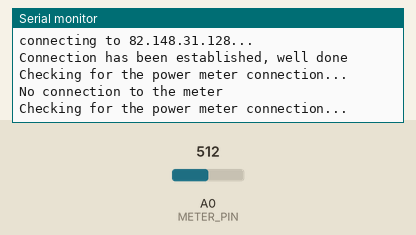
Recording of a sketch running on a simulated Arduino Uno, built with avr-gcc and run on an emulated ATmega328P. Parts: the last lines printed to the serial monitor. Inputs (shaded band) come from the test bench; at power-on: A0 (METER_PIN) = 512. WiFi joins after 1.5 s; servers stay silent unless stated; the local clock reads 2024-03-15 10:24:30 at power-on unless the sketch sets it; no MQTT or app messages arrive unless stated.

Above: at 5.9 s.
6.0 s: A0 (METER_PIN) set to 0
At 7.1 s:
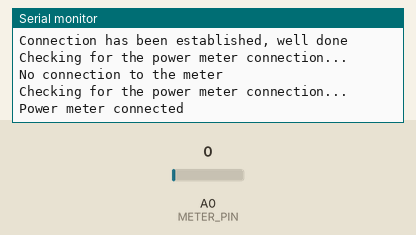
8.2 s: A0 (METER_PIN) set to 70
At 9.0 s:
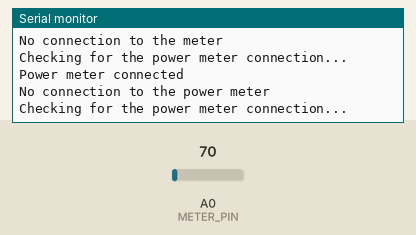

The sketch:

AnalogInput.ino
```cpp
#include <SPI.h>
#include <Ethernet.h>
#include <PubSubClient.h>
#include <ThreeWire.h>
#include <RtcDS1302.h>

ThreeWire myWire(7,6,8); // IO, SCLK, CE
RtcDS1302<ThreeWire> Rtc(myWire);

RtcDateTime startTime;
uint64_t totalSeconds = 0;

#define countof(a) (sizeof(a) / sizeof(a[0]))

void printDateTime(const RtcDateTime& dt)
{
    char datestring[20];

    snprintf_P(datestring,
            countof(datestring),
            PSTR("%02u/%02u/%04u %02u:%02u:%02u"),
            dt.Month(),
            dt.Day(),
            dt.Year(),
            dt.Hour(),
            dt.Minute(),
            dt.Second() );
    Serial.print(datestring);
}

const int CONNECTED_VALUE = 0; // Аналоговое значение, при котором счетчик подключен
const int METER_PIN = A0; // Пин для счетчика
const int GEAR_RATIO = 2000; // Передаточное число счетчика
const int IMPULSE_RATIO = 50; // Допустимое количество аналоговых значений, не равных значению подключения, при котором прерываение считается импульсом
const int CONNECTION_TIME = 200; // Время проверки подключения к счетчику
const int T = 3600; // секунд в часе

int sensorValue = 0;  // variable to store the value coming from the sensor
unsigned long connectionTimeMs = 0; // Время подключения счетчика
bool meterConnected = false;
bool impulseDetected = false;

int getImpulse() {
  sensorValue = analogRead(METER_PIN);
  int impulseValue = -1;

  if (sensorValue == CONNECTED_VALUE) {
    connectionTimeMs++;
    if (connectionTimeMs > CONNECTION_TIME) {
      connectionTimeMs = CONNECTION_TIME + 1;
      impulseValue = 0;
    }
  } else if (connectionTimeMs > CONNECTION_TIME) {
    int msCounter = 0;
    delay(300);

    for (int i = 0; i < CONNECTION_TIME; i++) {
      sensorValue = analogRead(METER_PIN);
      if (sensorValue != CONNECTED_VALUE) {
        msCounter++;
      }
    }

    if (msCounter < IMPULSE_RATIO) {
      impulseValue = 1;
      connectionTimeMs = CONNECTION_TIME + 1;
    } else {
      connectionTimeMs = 0;
    }
  }

  return impulseValue;
}

void setAnalogConnection() {
  Serial.println("Checking for the power meter connection...");

  // Стартовый прогон для проверки подключения
  for (int i = 0; i < 500; i++) {
    getImpulse();
  }

  if (getImpulse() < 0) {
    Serial.println("No connection to the meter");
    Serial.println("Checking for the power meter connection...");
  } else {
    Serial.println("Power meter connected");
    meterConnected = true;
  }
}
```

main.ino
```cpp
const long MINUTE = 60;
const long QUARTER_HOUR = 900;
const long HOUR = 3600;
const long DAY = 86400;

unsigned long impulseCounter = 0;
unsigned long minuteImpulseCounter = 0;
unsigned long quarterHourImpulseCounter = 0;
unsigned long hourImpulseCounter = 0;
unsigned long dayImpulseCounter = 0;

double minuteConsumption = 0.0;
double quarterHourConsumption = 0.0;
double hourConsumption = 0.0;
double dayConsumption = 0.0;
double totalConsumption = 3888.0;

const char minuteTopic[] = "mega_1/minuteConsumption";
const char quarterHourTopic[] = "mega_1/quarterHourConsumption";
const char hourTopic[] = "mega_1/hourConsumption";
const char dayTopic[] = "mega_1/dayConsumption";
const char totalTopic[] = "mega_1/totalConsumption";


// Ethernet and MQTT related objects
EthernetClient ethClient;
PubSubClient mqttClient(ethClient);

double getPowerConsumption(unsigned long n) {
  return 1000.0 * n / GEAR_RATIO;
}

void incImpulseCounter() {
  impulseCounter++;
  minuteImpulseCounter++;
  quarterHourImpulseCounter++;
  hourImpulseCounter++;
  dayImpulseCounter++;
}

void impulseOutPut(int impulseValue) {
  if (impulseValue > 0) {
    incImpulseCounter();
    Serial.println("impulse detected");
    impulseDetected = true;
  } else if (impulseValue == 0){
    if (!meterConnected /*&& !impulseDetected*/) {
      Serial.println("Power meter connected");
    }

    meterConnected = true;
    impulseDetected = false;
  } else {
    if (meterConnected && !impulseDetected) {
      Serial.println("No connection to the power meter");
      Serial.println("Checking for the power meter connection...");
    }
    impulseDetected = false;
    meterConnected = false;
  }
}

void getConsumption() {
  RtcDateTime now = Rtc.GetDateTime();
  totalSeconds = calculateTotalSeconds(startTime, now);
  if (totalSeconds % DAY == 0) {
    dayConsumption = getPowerConsumption(dayImpulseCounter);
    // Отправка потребления за день
    Serial.print("day consumption: "); Serial.print(dayConsumption); Serial.println(" W/h");
    publish(dayConsumption, dayTopic);
    dayImpulseCounter = 0;
  }
  if (totalSeconds % HOUR == 0) {
    hourConsumption = getPowerConsumption(hourImpulseCounter);
    // Отправка потребления за час
    Serial.print("hour consumption: "); Serial.print(hourConsumption); Serial.println(" W/h");
    publish(hourConsumption, hourTopic);
    hourImpulseCounter = 0;
  }
  if (totalSeconds % QUARTER_HOUR == 0) {
    quarterHourConsumption = getPowerConsumption(quarterHourImpulseCounter);
    // Отправка потребления за четвереть часа
    Serial.print("quarter hour consumption: "); Serial.print(quarterHourConsumption); Serial.println(" W/h");
    publish(quarterHourConsumption, quarterHourTopic);
    quarterHourImpulseCounter = 0;
  }
  if (totalSeconds % MINUTE == 0) {
    minuteConsumption = getPowerConsumption(minuteImpulseCounter);
    totalConsumption = getPowerConsumption(impulseCounter);
    Serial.print("Minute consumption: "); Serial.print(minuteConsumption); Serial.println(" W/h");
    Serial.print("Total consumption: "); Serial.print(totalConsumption); Serial.println("W/h");
    publish(minuteConsumption, minuteTopic);
    publish(totalConsumption, totalTopic);
    minuteImpulseCounter = 0;
    delay(1000);
  }
}

void setup() {
  Serial.begin(9600);
  setTime();
  setMQTTConnection();
  setAnalogConnection();
}

void loop() {
  // This is needed at the top of the loop!
  mqttClient.loop();

  int impulseValue = getImpulse();
  impulseOutPut(impulseValue);
  getConsumption();
}
```

mqtt_test.ino
```cpp
void callback(char* topic, byte* payload, unsigned int length);
void reconnect();

// Set your MAC address and IP address here
byte mac[] = { 0xDE, 0xAD, 0xBE, 0xEF, 0xFE, 0xED };
IPAddress ip(192, 168, 1, 160);

// Make sure to leave out the http and slashes!
const char* server = "82.148.31.128";

//mqtt.eclipseprojects.io
//www.mqtt-dashboard.com
//test.mosquitto.org
// 82.148.31.128

const char clientID[] = "someClient123";
const char outTopic[] = "mega_1/temp";
const char inTopic[] = "mega_1/temp";

void publish(double value, const char topic[]) {

  String buf = String(value);
  int bufLength = buf.length() + 1;
  char data[bufLength];
  buf.toCharArray(data, bufLength);

  if(mqttClient.publish(topic, data))
  {
    Serial.println("Publish message success");
  }
  else
  {
    Serial.println("Could not send message :(");
  }
}

bool setMQTTConnection() {
  // start the Ethernet connection:
  Serial.println("Initialize Ethernet with DHCP:");
  if (Ethernet.begin(mac) == 0) {
    Serial.println("Failed to configure Ethernet using DHCP");

    // Check for Ethernet hardware present
    if (Ethernet.hardwareStatus() == EthernetNoHardware) {
      Serial.println("Ethernet shield was not found.  Sorry, can't run without hardware. :(");
      while (true) {
        delay(1); // do nothing, no point running without Ethernet hardware
      }
    }
    if (Ethernet.linkStatus() == LinkOFF) {
      Serial.println("Ethernet cable is not connected.");
    }

    // try to congifure using IP address instead of DHCP:
    Ethernet.begin(mac, ip);
  } else {
    Serial.print("  DHCP assigned IP "); Serial.println(Ethernet.localIP());
  }

  // give the Ethernet shield a second to initialize:
  delay(3000);
  Serial.print("connecting to "); Serial.print(server); Serial.println("...");

  // Set the MQTT server to the server stated above ^
  mqttClient.setServer(server, 1883);
  // Establish the subscribe event
  mqttClient.setCallback(callback);

  // Attempt to connect to the server with the clientID
  if (mqttClient.connect(clientID))
  {
    Serial.println("Connection has been established, well done");
  }
  else
  {
    Serial.println("Looks like the server connection failed...");
  }
}

void callback(char* topic, byte* payload, unsigned int length) {
  Serial.print("Message arrived [");
  Serial.print(topic);
  Serial.print("] ");
  for (int i=0;i<length;i++) {
    Serial.print((char)payload[i]);
  }
  Serial.println();
}
```

rtc.ino
```cpp
// CONNECTIONS:
// DS1302 CLK/SCLK --> 6
// DS1302 DAT/IO --> 7
// DS1302 RST/CE --> 8
// DS1302 VCC --> 3.3v - 5v
// DS1302 GND --> GND

void setTime() {
    Serial.begin(9600);

    Serial.println("Setting real-time clock...");
    Serial.print("compiled: ");
    Serial.print(__DATE__);
    Serial.println(__TIME__);

    Rtc.Begin();

    RtcDateTime compiled = RtcDateTime(__DATE__, __TIME__);
    printDateTime(compiled);
    Serial.println();

    if (!Rtc.IsDateTimeValid())
    {
        // Common Causes:
        //    1) first time you ran and the device wasn't running yet
        //    2) the battery on the device is low or even missing

        Serial.println("RTC lost confidence in the DateTime!");
        Rtc.SetDateTime(compiled);
    }

    if (Rtc.GetIsWriteProtected())
    {
        Serial.println("RTC was write protected, enabling writing now");
        Rtc.SetIsWriteProtected(false);
    }

    if (!Rtc.GetIsRunning())
    {
        Serial.println("RTC was not actively running, starting now");
        Rtc.SetIsRunning(true);
    }

    RtcDateTime now = Rtc.GetDateTime();
    if (now < compiled)
    {
        Serial.println("RTC is older than compile time!  (Updating DateTime)");
        Rtc.SetDateTime(compiled);
    }
    else if (now > compiled)
    {
        Serial.println("RTC is newer than compile time. (this is expected)");
    }
    else if (now == compiled)
    {
        Serial.println("RTC is the same as compile time! (not expected but all is fine)");
    }

    startTime = now;
}

uint64_t calculateTotalSeconds(const RtcDateTime& start, const RtcDateTime& finish) {
    return finish.TotalSeconds64() - start.TotalSeconds64();
}
```

Measured:
- after the input at 6.0 s, the serial monitor: prints a new line after 0.75 s (image 1)
- after the input at 8.2 s, the serial monitor: prints a new line after 0.32 s (image 2)
